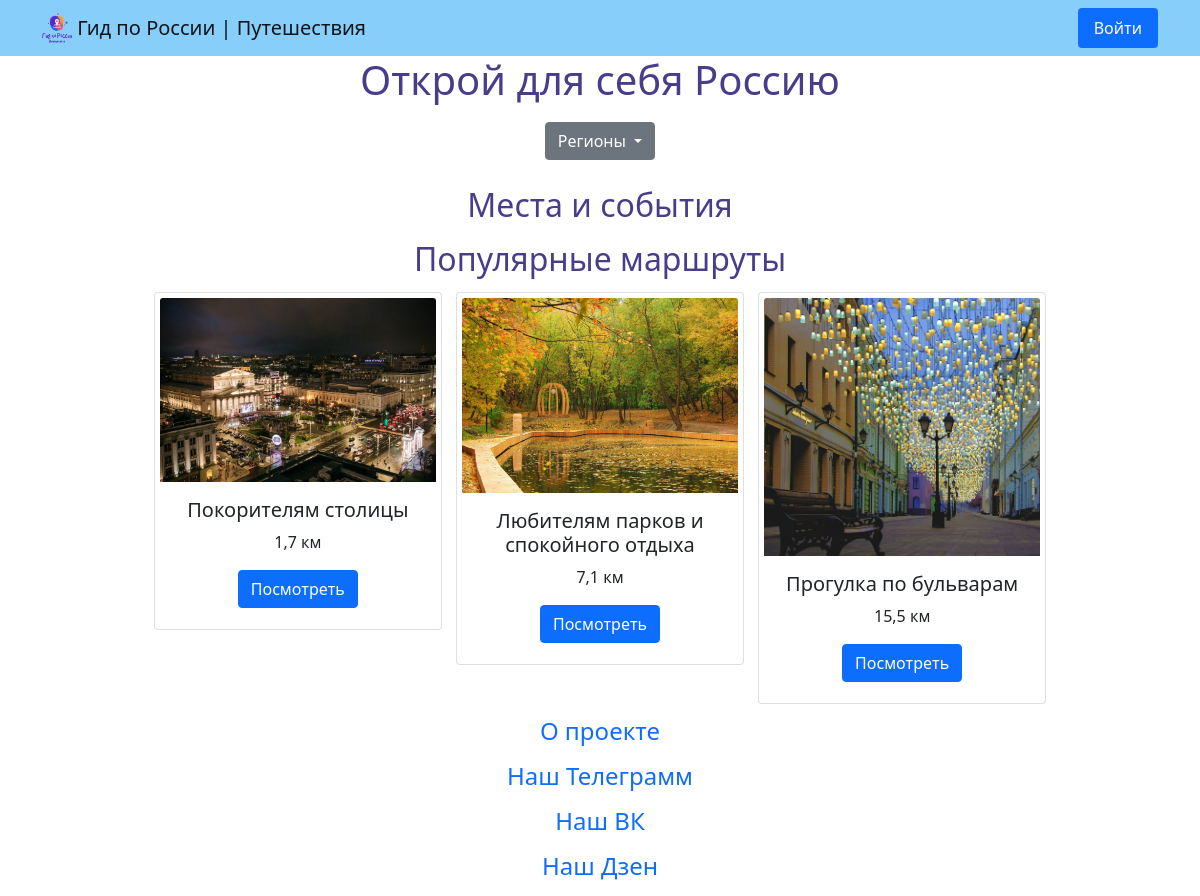
Before: / with the older database file.
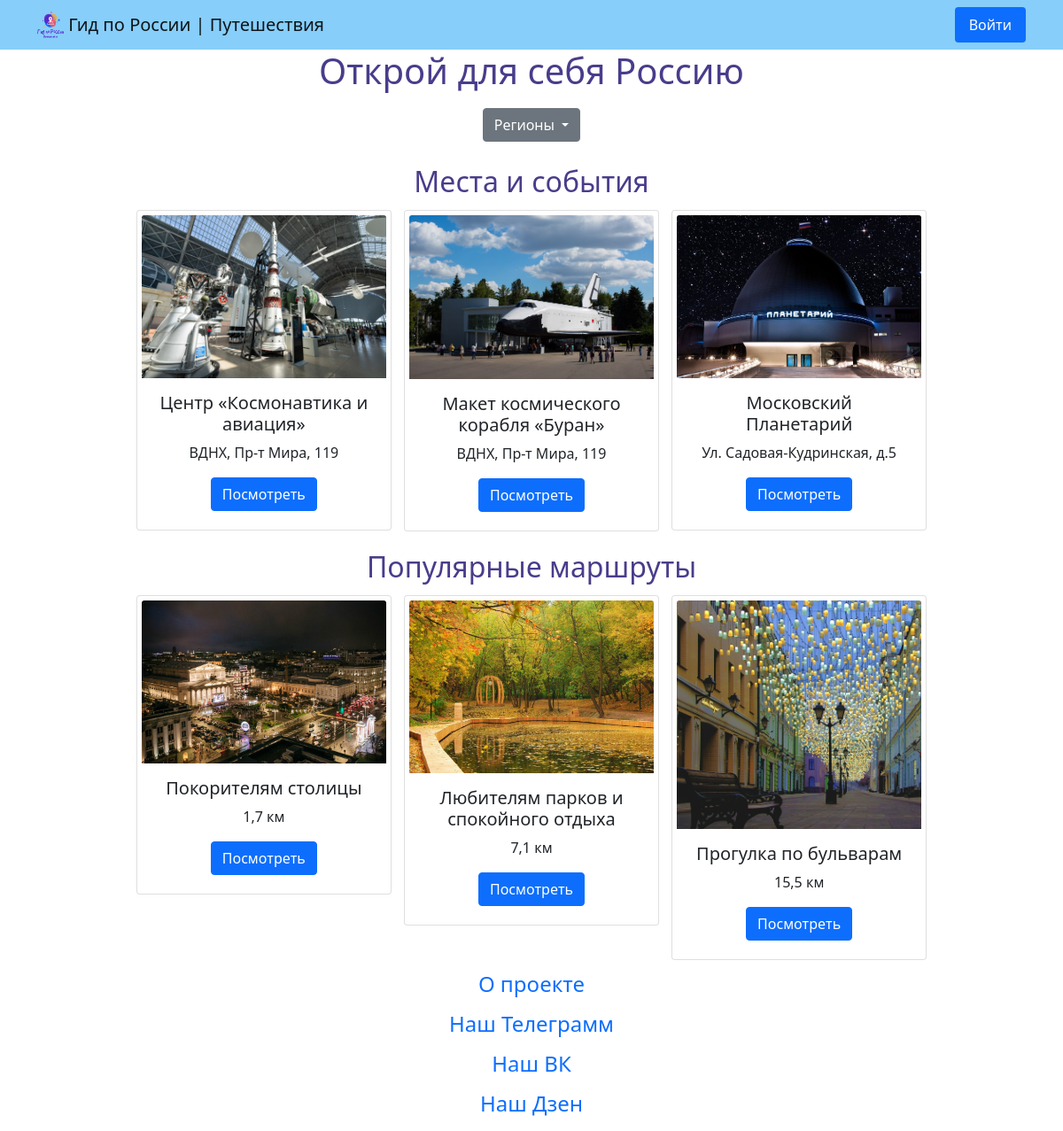
After: the same page with the newer database file.
### data/route.py (models this page shows)
class Route(SqlAlchemyBase, UserMixin):
    __tablename__ = 'routes'
    id = sqlalchemy.Column(sqlalchemy.Integer,
                           primary_key=True, autoincrement=True)
    region = sqlalchemy.Column(sqlalchemy.String, nullable=True)
    title = sqlalchemy.Column(sqlalchemy.String, nullable=True)
    duration = sqlalchemy.Column(sqlalchemy.String, nullable=True)
    image = sqlalchemy.Column(sqlalchemy.String, nullable=True)
    info = sqlalchemy.Column(sqlalchemy.String, nullable=True)
    map_api = sqlalchemy.Column(sqlalchemy.String, nullable=True)
    def get_list(self):
        return [self.id, self.region, self.title, self.duration, self.image, self.info, self.map_api]

### data/event.py (models this page shows)
class Event(SqlAlchemyBase):
    __tablename__ = 'events'
    id = sqlalchemy.Column(sqlalchemy.Integer,
                           primary_key=True, autoincrement=True)
    region = sqlalchemy.Column(sqlalchemy.String, nullable=True)
    title = sqlalchemy.Column(sqlalchemy.String, nullable=True)
    address = sqlalchemy.Column(sqlalchemy.String, nullable=True)
    image = sqlalchemy.Column(sqlalchemy.String, nullable=True)
    info = sqlalchemy.Column(sqlalchemy.String, nullable=True)
    def get_list(self):
        return [self.id, self.region, self.title, self.address, self.image, self.info]

### guide.py (the view)
@app.route('/')
def main_window():
    context = {'events': [],
               'routes': []}
    db_sess = db_session.create_session()
    for route1 in db_sess.query(Route).filter(Route.region == 'Москва').all():
        context['routes'].append(route1.get_list())
    for event1 in db_sess.query(Event).filter(Event.region == 'Москва').all():
        context['events'].append(event1.get_list())
    return render_template('main_window.html', context=context)

### data/db_session.py (called while the page is built)
def create_session() -> Session:
    global __factory
    return __factory()

### templates/main_window.html (shortened to what this page needs)
{% extends 'base.html' %}
{% block content %}
<h1 style="text-align:center;color:#483D8B;">Открой для себя Россию</h1>
<div class="outer">
    <div class="dropdown inner">
        <button style="display: inline-block;" class="btn btn-secondary dropdown-toggle" type="button" data-bs-toggle="dropdown" aria-expanded="false">
            Регионы
        </button>
    </div>
</div>
<div>
    <h2>Места и события</h2>
    <div class="outer">
        {% for f in context.events %}
        <div class="card inner" style="width: 18rem;">
            <img src="{{ url_for('static', filename=f[4]) }}" class="card-img-top" alt="...">
            <div class="card-body">
                <h5 class="card-title">{{ f[2] }}</h5>
                <p class="card-text">{{ f[3] }}</p>
                <a href="/event/{{ f[0] }}" class="btn btn-primary">Посмотреть</a>
            </div>
        </div>
        {% endfor %}
    </div>
</div>
<div>
    <h2>Популярные маршруты</h2>
    <div class="outer">
        {% for f in context.routes %}
        <div class="card inner" style="width: 18rem;">
            <img src="{{ url_for('static', filename=f[4]) }}" class="card-img-top" alt="...">
            <div class="card-body">
                <h5 class="card-title">{{ f[2] }}</h5>
                <p class="card-text">{{ f[3] }}</p>
                <a href="/route/{{ f[0] }}" class="btn btn-primary">Посмотреть</a>
            </div>
        </div>
        {% endfor %}
    </div>
</div>
{% endblock %}

### templates/base.html (shortened to what this page needs)
<!DOCTYPE html>
<html lang="ru">
<head>
    <link rel="stylesheet" href="{{ url_for('static', filename='css/bootstrap.min.css') }}">
    <link href="{{ url_for('static',filename='css/style.css') }}" rel="stylesheet" type="text/css">
</head>
<body>
<header>
      <nav class="navbar navbar-light" style="background-color: lightskyblue">
        <div class="container">
          <a class="navbar-brand" href="/">
            <img src="{{ url_for('static', filename='img/logo.png') }}" width="30" height="30" class="d-inline-block align-top" alt="">
            Гид по России | Путешествия
          </a>
          <ul class="nav  nav-pills">
            <li class="nav-item">
                {% if current_user.is_authenticated %}
                    <a class="nav-link active" href="/profile">Профиль</a>
                {% else %}
                    <a class="nav-link active" href="/login">Войти</a>
                {% endif %}
            </li>
          </ul>
        </div>
      </nav>
    </header>
    {% block content %}{% endblock %}
    <footer>
        <h4 style="text-align: center;">
            <a class="nav-link" href="">О проекте</a>
            <a class="nav-link" href="https://t.me/travelguiderussia">Наш Телеграмм</a>
            <a class="nav-link" href="https://m.vk.com/travelguiderussia">Наш ВК</a>
            <a class="nav-link" href="https://dzen.ru/travelguiderussia">Наш Дзен</a></h4>
    </footer>
</body>
</html>

### static/css/style.css (style rules this page uses)
h2 { text-align:center; color:#483D8B; }
body { margin:0px; padding:0px; }
.outer { width:100%; text-align: center; }
.inner { display: inline-block; padding: 5px; margin: 5px; vertical-align: top; }

Changed rows visible on the page:
added Event: image (picture), title "Центр «Космонавтика и авиация»", address "ВДНХ, Пр-т Мира, 119"
added Event: image (picture), title "Макет космического корабля «Буран»", address "ВДНХ, Пр-т Мира, 119"
added Event: image (picture), title "Московский Планетарий", address "Ул. Садовая-Кудринская, д.5"
